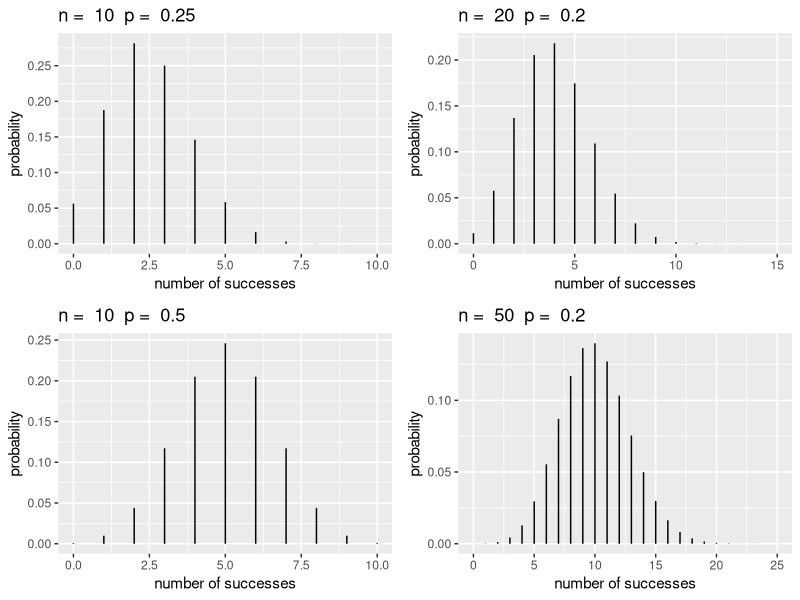
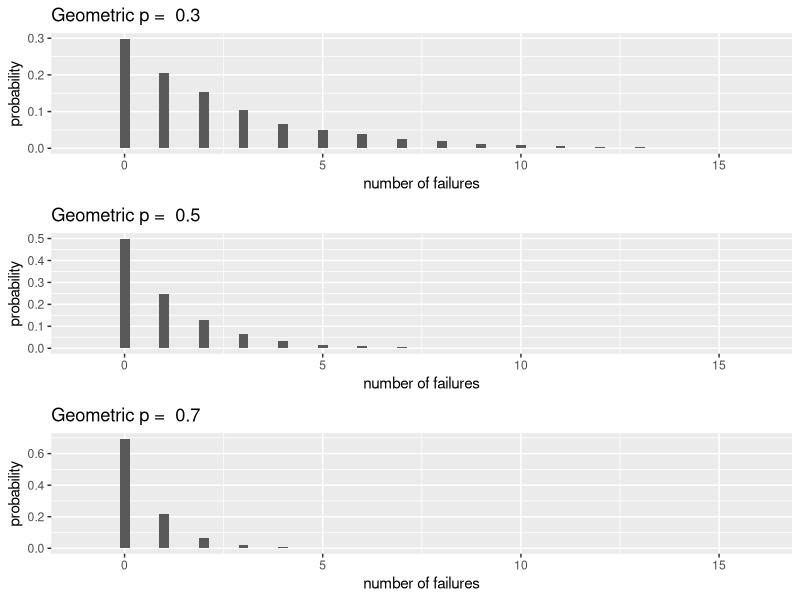
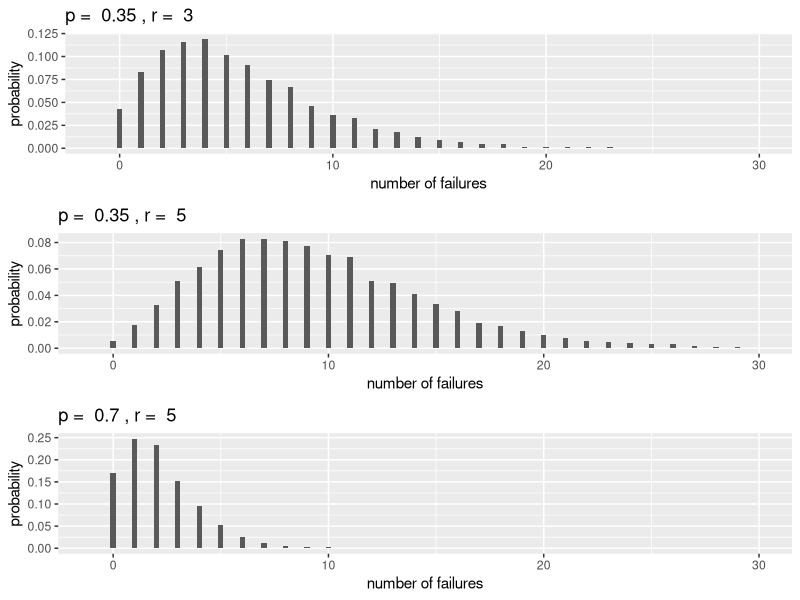
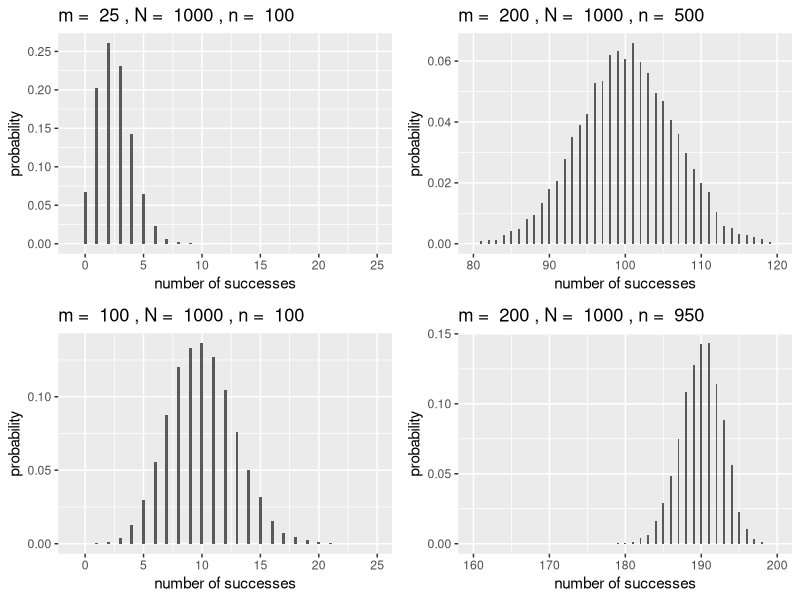
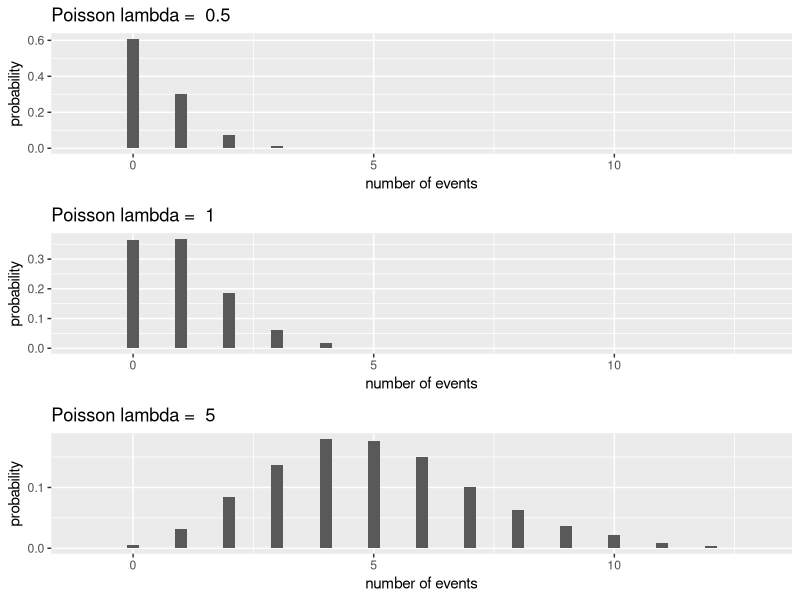
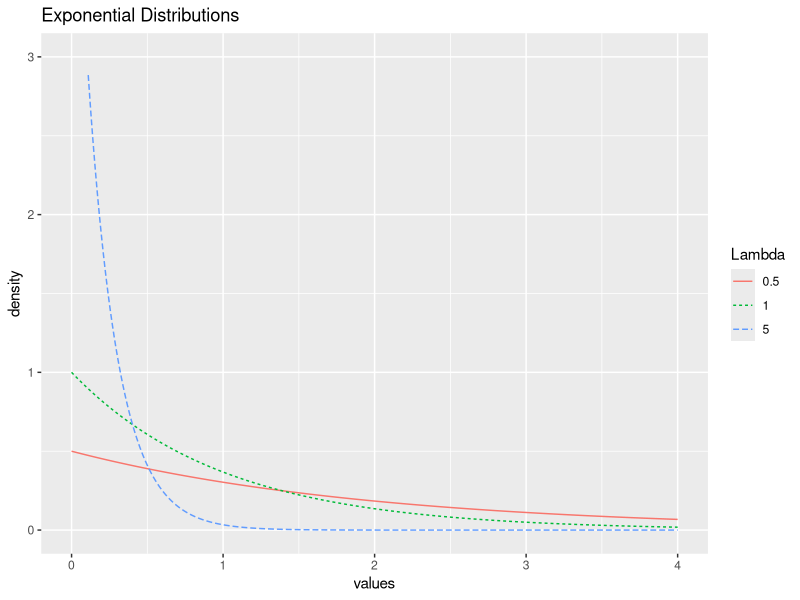
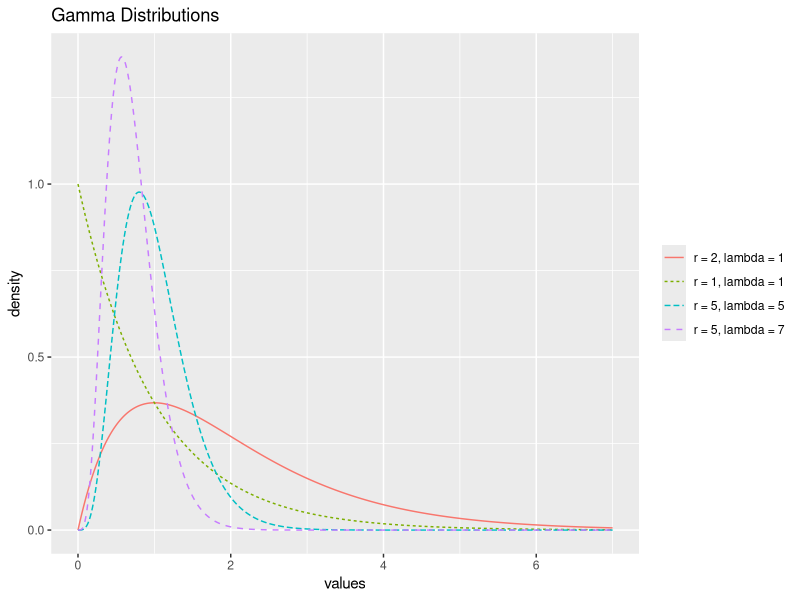
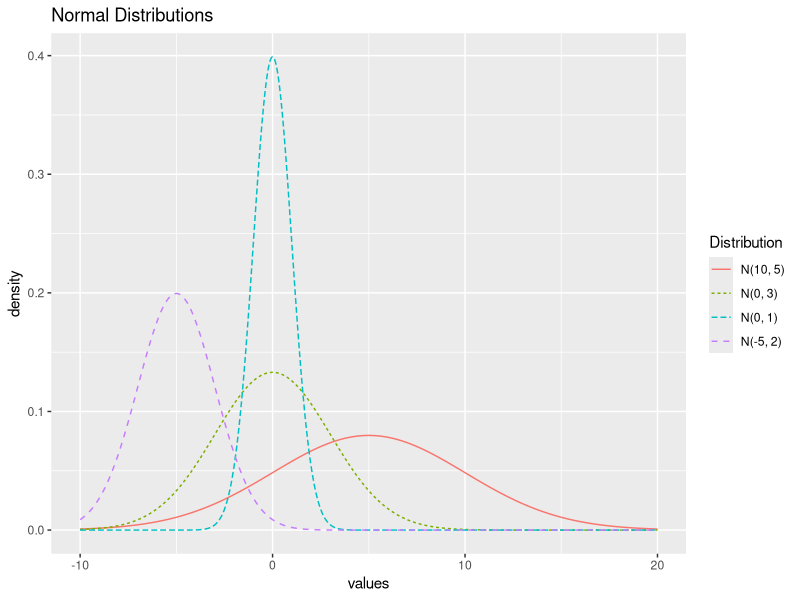

These charts were generated, in order, by the following R code:
## ---- chunk 1
# Packages required for Chapter 3
library(gridExtra)  
library(knitr) 
library(kableExtra)
library(tidyverse)
## ---- chunk 2
if(knitr::is_html_output()){options(knitr.table.format = "html")} else {options(knitr.table.format = "latex")}
## ---- chunk 3
#binomialPlots
plotBinomial=function(n,p){
  y1 <- 0:n  # possible values
  prob <- dbinom(y1,n,p)  # P(Y=y)
  BBGdf <- data.frame(y1,prob)
  ggplot(data = BBGdf, aes(x = y1, xend = y1, y = 0, yend = prob)) + 
    geom_segment() + 
    xlab("number of successes") + ylab("probability") + labs(title=paste("n = ", n, " p = ", p))
}
Binom1 <- plotBinomial(10,.25) + xlim(0, 10) + scale_y_continuous(breaks = c(0.00, 0.05, 0.10, 0.15, 0.20, 0.25))
Binom2 <- plotBinomial(20,.2) + xlim(0, 15)
Binom3 <- plotBinomial(10,.5) + xlim(0, 10)
Binom4 <- plotBinomial(50,.2) + xlim(0, 25)

grid.arrange(Binom1,Binom2,Binom3,Binom4,ncol=2)
## ---- chunk 4
dbinom(2, size = 10, prob = .25)
## ---- chunk 5
#geometricPlots
plotGeo <- function(p){
yg = 0:10000 # possible values
gd <- data.frame(x=rgeom(yg, p))  # generate random deviates
#breaks <- pretty(range(gd$x), n = nclass.FD(gd$x), min.n = 1)  # pretty binning
#bwidth <- .5              #breaks[2] - breaks[1]
ggplot(gd, aes(x = x)) + geom_histogram(aes(y=..count../sum(..count..)), binwidth = .25) +
  xlab("number of failures") + ylab("probability") + labs(title=paste("Geometric p = ", p)) + xlim(-1,16)
}

Geo1 <- plotGeo(0.3)
Geo2 <- plotGeo(0.5)
Geo3 <- plotGeo(0.7)
grid.arrange(Geo1,Geo2, Geo3, ncol=1)
## ---- chunk 6
dgeom(2, prob = 1/6)
## ---- chunk 7
#negativeBinomialPlots
plotNBinom <- function(p, r){
  ynb <- 0:10000
  nbd <- tibble(x = rnbinom(ynb, r, p))
  #breaks <- pretty(range(nbd$x), n = nclass.FD(nbd$x), min.n = 1)  # pretty binning
  #bwidth <- breaks[2] - breaks[1]
  ggplot(nbd, aes(x = x)) +
    geom_histogram(aes(y=..count../sum(..count..)), binwidth = .25) +
    labs(title = paste("p = ", p, ", r = ", r),
         x = "number of failures",
         y = "probability") +
    xlim(-1,30)
}

NBin1 <- plotNBinom(0.35, 3)
NBin2 <- plotNBinom(0.35, 5)
NBin3 <- plotNBinom(0.70, 5)
grid.arrange(NBin1, NBin2, NBin3, ncol = 1)
## ---- chunk 8
# could also use pnbinom(2, 10, .9)
sum(dnbinom(0:2, size = 10, prob = .9))  
## ---- chunk 9
#hyperGeometric Plots
plotHyper <- function(m, N, k){
  yp <- 0:10000 
  hd <- data.frame(x = rhyper(yp, m, N-m, k))
  ggplot(hd, aes(x = x)) + geom_histogram(aes(y=..count../sum(..count..)), binwidth = .25) +
  xlab("number of successes") + ylab("probability") + labs(title=paste("m = ", m, ",", "N = ", N, ",", "n = ", k))
}

Hyp1 <- plotHyper(25,1000,100) + xlim(-1,25) + scale_y_continuous(breaks = c(0.00, 0.05, 0.10, 0.15, 0.20, 0.25))
Hyp2 <- plotHyper(200,1000,500) + xlim(80,120)
Hyp3 <- plotHyper(100,1000,100) + xlim(-1,25)
Hyp4 <- plotHyper(200,1000,950) + xlim(160,200)
grid.arrange(Hyp1, Hyp2, Hyp3, Hyp4, ncol=2)
## ---- chunk 10
dhyper(4, m = 4, n = 48, k = 10)
## ---- chunk 11
#poissonPlots
plotPois <- function(lam){
yp = 0:10000 # possible values
pd <- data.frame(x=rpois(yp, lam))  # generate random deviates
breaks <- pretty(range(pd$x), n = nclass.FD(pd$x), min.n = 1)  # pretty binning
#bwidth <- breaks[2] - breaks[1]
ggplot(pd, aes(x = x)) + geom_histogram(aes(y=..count../sum(..count..)), binwidth = .25) +
  xlab("number of events") + ylab("probability") + 
  labs(title=paste("Poisson lambda = ", lam)) + xlim(-1,13)
}

Pois1 <- plotPois(0.5)
Pois2 <- plotPois(1)
Pois3 <- plotPois(5) + scale_y_continuous(breaks = c(0, 0.1))
grid.arrange(Pois1,Pois2,Pois3,ncol=1)
## ---- chunk 12
sum(dpois(0:3, lambda = 5))   # or use ppois(3, 5)
## ---- chunk 13
#exponentialPlots
x=seq(0,4,by=0.01)  # possible values
probex1 <- dexp(x,.5)  # P(Y=y)
probex2 <- dexp(x,1)
probex3 <- dexp(x,5)
Expdf <- tibble(x,probex1, probex2, probex3) %>%
  rename(x = x,
         `0.5` = probex1,
         `1` = probex2,
         `5` = probex3) %>%
  gather(2:4, key = "Lambda", value = "value") %>%
  mutate(Lambda = factor(Lambda, levels = c("0.5", "1", "5")))
ggplot(data = Expdf, aes(x = x, y = value, color = Lambda)) +
  geom_line(aes(linetype = Lambda)) +
  xlab("values") + ylab("density") + 
  labs(title = "Exponential Distributions") + 
  xlim(0,4) + ylim(0,3)
## ---- chunk 14
pexp(10, rate = 1/6)
## ---- chunk 15
x <- seq(0, 7, by = 0.01)
`r = 1, lambda = 1` <- dgamma(x, 1, rate = 1)
`r = 2, lambda = 1` <- dgamma(x, 2, rate = 1) 
`r = 5, lambda = 5` <- dgamma(x, 5, rate = 5)
`r = 5, lambda = 7` <- dgamma(x, 5, rate = 7)

gammaDf <- tibble(x, `r = 1, lambda = 1`, `r = 2, lambda = 1`, `r = 5, lambda = 5`, `r = 5, lambda = 7`) %>%
  gather(2:5, key = "Distribution", value = "value") %>%
  mutate(Distribution = factor(Distribution, 
                               levels = c("r = 2, lambda = 1", 
                                          "r = 1, lambda = 1", 
                                          "r = 5, lambda = 5", 
                                          "r = 5, lambda = 7")))

ggplot(data = gammaDf, aes(x = x, y = value, 
                           color = Distribution)) +
  geom_line(aes(linetype = Distribution)) +
  xlab("values") + ylab("density") + 
  labs(title = "Gamma Distributions") +
  theme(legend.title = element_blank())
## ---- chunk 16
pgamma(3, shape = 5, rate = 2)
## ---- chunk 17
#normalPlots
x <- seq(-10, 20, by = 0.01)
norm1 <- dnorm(x, -5, 2)
norm2 <- dnorm(x, 0 , 1)
norm3 <- dnorm(x, 5, 5)
norm4 <- dnorm(x, 0, 3)

normDf <- tibble(x, norm1, norm2, norm3, norm4) %>%
  rename(`N(-5, 2)` = norm1,
         `N(0, 1)` = norm2,
         `N(10, 5)` = norm3,
         `N(0, 3)` = norm4) %>%
  gather(2:5, key = "Distribution", value = "value") %>%
  mutate(Distribution = factor(Distribution, 
    levels = c("N(10, 5)","N(0, 3)", "N(0, 1)", "N(-5, 2)")))

ggplot(data = normDf, 
       aes(x = x, y = value, color = Distribution)) +
  geom_line(aes(linetype = Distribution)) +
  xlab("values") + ylab("density") + 
  labs(title = "Normal Distributions")
## ---- chunk 18
pnorm(15.5, mean = 15, sd = 0.5, lower.tail = FALSE)
## ---- chunk 19
#betaPlots
x=seq(0,1,by=0.01)  # possible values
prob1 <- dbeta(x, 2, 5)  
prob2 <- dbeta(x, .5, .5)
prob3 <- dbeta(x, 2, 2)
prob4 <- dbeta(x, 4, 1)
betaDf <- tibble(x,prob1, prob2, prob3, prob4) %>%
  rename(x = x,
         `Beta(2, 5)` = prob1,
         `Beta(0.5, 0.5)` = prob2,
         `Beta(2, 2)` = prob3,
         `Beta(4, 1)` = prob4) %>%
  gather(2:5, key = "Distribution", value = "value") %>%
  mutate(Distribution = factor(Distribution, 
    levels = c("Beta(0.5, 0.5)", "Beta(4, 1)", "Beta(2, 2)",
               "Beta(2, 5)"))) #manual reorder

ggplot(data = betaDf, 
       aes(x = x, y = value, color = Distribution)) +
  geom_line(aes(linetype = Distribution)) +
  xlab("values") + ylab("density") + 
  labs(title="Beta Distributions") + 
  xlim(0,1) + ylim(0,4)
## ---- chunk 20
pbeta(0.8, shape1 = 4/3, shape2 = 2, lower.tail = FALSE)
## ---- chunk 21
#chisquarePlots
x=seq(0,15,by=0.01)  # possible values
prob1 <- dchisq(x,1)  # P(Y=y)
prob2 <- dchisq(x,3)
prob3 <- dchisq(x,7)

chiDf <- tibble(x,prob1, prob2, prob3) %>%
  rename(x = x,
         `1` = prob1,
         `3` = prob2,
         `7` = prob3) %>%
  gather(2:4, key = "Degrees of Freedom", value = "value") %>%
  mutate(`Degrees of Freedom` = factor(`Degrees of Freedom`, levels = c("7", "3", "1")))

ggplot(data = chiDf, 
       aes(x = x, y = value, color = `Degrees of Freedom`)) +
  geom_line(aes(linetype = `Degrees of Freedom`)) +
  xlab("values") + ylab("density") + 
  labs(title="Chi-squared Distributions") + 
  xlim(-1,15) + ylim(0,.5)
## ---- chunk 22
x <- seq(-5,5, by = 0.01)
probT1 <- dt(x, 1)
probT2 <- dt(x, 2)
probT3 <- dt(x, 10)
probT4 <- dnorm(x, 0, 1)

tDf <- tibble(x, probT1, probT2, probT3, probT4) %>%
  rename(x = x,
         `1` = probT1,
         `2` = probT2,
         `10` = probT3,
         `Inf` = probT4) %>%
  gather(2:5, key = "Degrees of Freedom", value = "value") %>%
  mutate(`Degrees of Freedom` = factor(`Degrees of Freedom`, levels = c("1","2","10", "Inf")))

ggplot(data = tDf, aes(x = x, y = value, 
                       color = `Degrees of Freedom`)) +
  geom_line(aes(linetype = `Degrees of Freedom`)) +
  xlab("values") + ylab("density") + 
  labs(title="t-Distributions")
## ---- chunk 23
#fPlots
x=seq(0,7,by=0.01)  # possible values
probF1 <- df(x,1,1)  # P(Y=y)
probF2 <- df(x,4,2)
probF3 <- df(x,5,10)

fDf <- tibble(x, probF1, probF2, probF3) %>%
  rename(x = x,
         `F(1, 1)` = probF1,
         `F(4, 2)` = probF2,
         `F(5, 10)` = probF3) %>%
  gather(2:4, key = "Distribution", value = "value")

ggplot(data = fDf, aes(x = x, y = value, color = Distribution)) +
  geom_line(aes(linetype = Distribution)) +
  xlab("values") + ylab("density") + 
  labs(title="F Distributions") + 
  xlim(0,3) + ylim(0,1)
## ---- chunk 24
distName <- c("Binomial","Geometric","Negative Binomial", "Hypergeometric", "Poisson", "Exponential", "Gamma", "Normal", "Beta")
cdf <- c("${n \\choose y} p^y (1-p)^{n-y}$", #binom
         "$(1-p)^yp$", #geom
         "${y + r - 1\\choose r-1} (1-p)^{y}(p)^r$", #negbinom
         "${m \\choose y}{N-m \\choose n-y}\\big/{N \\choose n}$",  #hgeom
         "${e^{-\\lambda}\\lambda^y}\\big/{y!}$", #poiss
         "$\\lambda e^{-\\lambda y}$", #exp
         "$\\displaystyle\\frac{\\lambda^r}{\\Gamma(r)} y^{r-1} e^{-\\lambda y}$", #gamma
         "$\\displaystyle\\frac{e^{-(y-\\mu)^2/ (2 \\sigma^2)}}{\\sqrt{2\\pi\\sigma^2}}$", #normal
         "$\\frac{\\Gamma(\\alpha + \\beta)}{\\Gamma(\\alpha)\\Gamma(\\beta)} y^{\\alpha-1} (1-y)^{\\beta-1}$")
params <- c("$p,\\ n$", 
            "$p$", "$p,\\ r$",
            "$n,\\ m,\\ N$",
            "$\\lambda$",
            "$\\lambda$",
            "$\\lambda, \\ r$",
            "$\\mu,\\ \\sigma$",
            "$\\alpha,\\ \\beta$")
values <- c("$0, 1, \\ldots , n$",
            "$0, 1, \\ldots, \\infty$",
            "$0, 1, \\ldots, \\infty$",
            "$0, 1, \\ldots , \\min(m,n)$",
            "$0, 1, \\ldots, \\infty$",
            "$(0, \\infty)$",
            "$(0, \\infty)$",
            "$(-\\infty,\\ \\infty)$",
            "$(0,\\ 1)$")
desc <- c("Number of successes after $n$ trials",
          "Number of failures until the first success",
          "Number of failures before $r$ successes",
          "Number of successes after $n$ trials without replacement",
          "Number of events in a fixed interval",
          "Wait time for one event in a Poisson process",
          "Wait time for $r$ events in a Poisson process",
          "Used to model many naturally occurring phenomena",
          "Useful for modeling probabilities")
## ---- chunk 25
table1chp3 <- data.frame(distName, cdf, params, values, desc)
colnames(table1chp3) <- c("Distribution Name","pmf / pdf",
  "Parameters","Possible Y Values", "Description")
if (knitr:::is_latex_output()) {
  kable(table1chp3, booktabs = T, escape = F,
        caption="Review of Mentioned Random Variables") %>%
  column_spec(5, width = "10em") %>%
  kable_styling(latex_options = "scale_down")
} else {
  kable(table1chp3, "html", booktabs = T, caption="Review of Mentioned Random Variables")
}
## ---- chunk 26
ggplot(data = faithful, aes(x = waiting, y = ..density..)) +
  geom_histogram(binwidth = 5) +
  labs(x = "Wait time in minutes", y = "Frequency")
